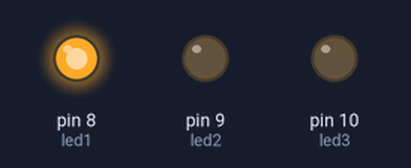
Bench run of a sketch on a simulated Arduino Uno, built with avr-gcc and run on an emulated ATmega328P. Shown: output pins drawn as LEDs (lit = HIGH).

Above: at 0.2 s.
At 1.1 s:
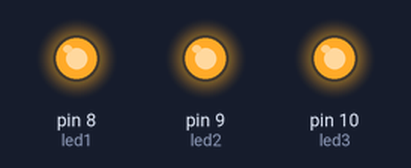
At 3.15 s:
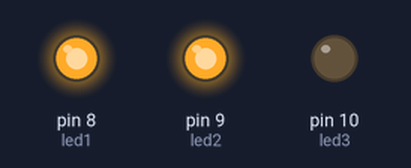
At 4.7 s:
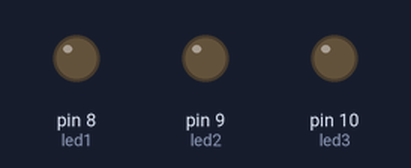
Timing chart, 0 to 6.0 s (numbered marks = the images above):
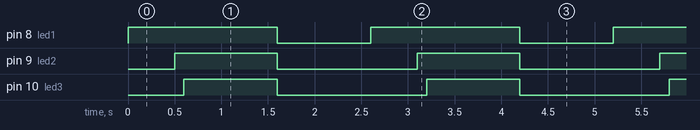

Measured:
- by itself, pin 8 (led1): alternates HIGH for 1.6 s and LOW for 1.0 s
- by itself, pin 9 (led2): alternates HIGH for 1.1 s and LOW for 1.5 s
- by itself, pin 10 (led3): alternates HIGH for 1.0 s and LOW for 1.6 s

The sketch:

project1_ardiuno.ino
```cpp
int led1=8;
int led2=9;
int led3=10;

void setup()
{
  pinMode(led1,OUTPUT);
  pinMode(led2,OUTPUT);
  pinMode(led3,OUTPUT);
}

void loop()
{
  digitalWrite(led1,HIGH);
  delay(500);
  digitalWrite(led2,HIGH);
  delay(100);
  digitalWrite(led3,HIGH);
  delay(1000);
  digitalWrite(led1,LOW);
  digitalWrite(led2,LOW);
  digitalWrite(led3,LOW);
  delay(1000);
}
```
